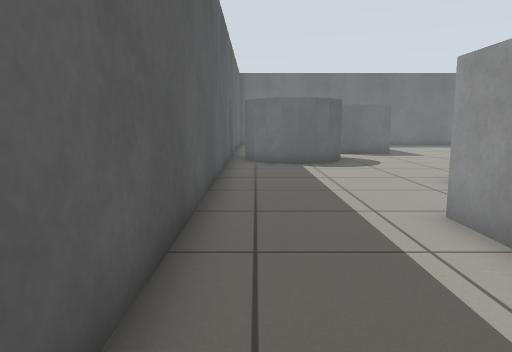
[1] (above)

20 first-person views from a walk through a robot-simulator world made for Gazebo. The camera is 0.72 m above the floor, tilts 8° down and sees 70° across. The floor is counted in squares, 0.5 m on a side. Each view is taken from the middle of a square. On the plan, view 1 faces up. The plan holds only what a view shows up to about 16 squares ahead; the rest is blank. The place goes on beyond the plan.

[2]
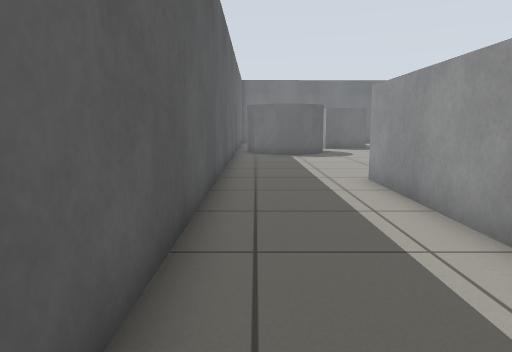

[3]
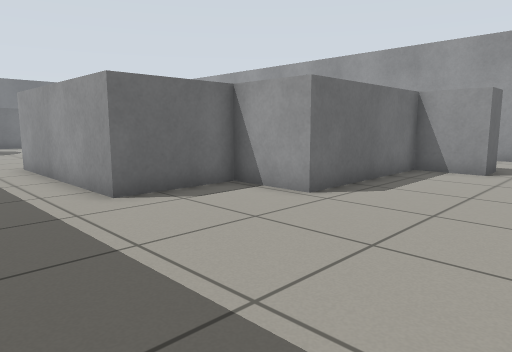

[4]
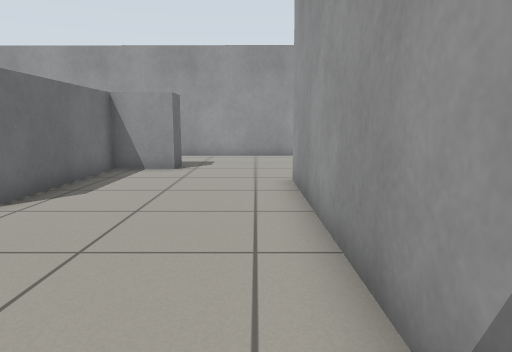

[5]
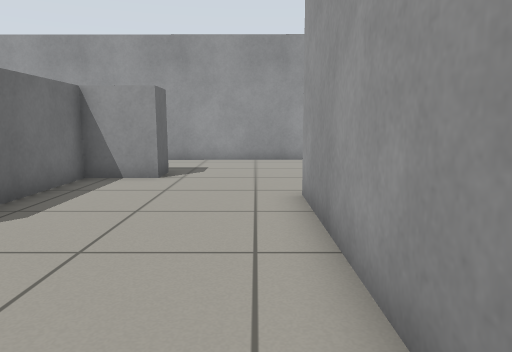

[6]
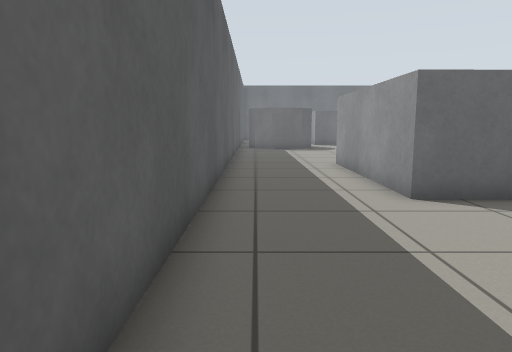

[7]
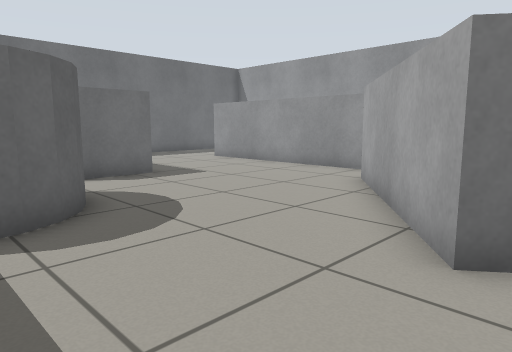

[8]
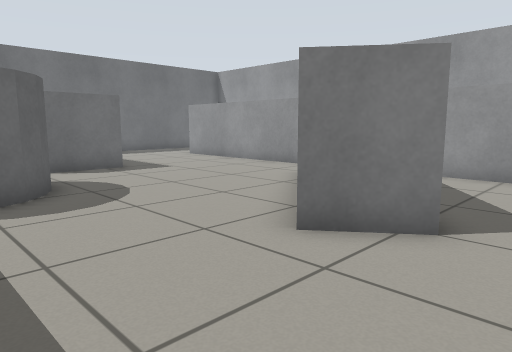

[9]
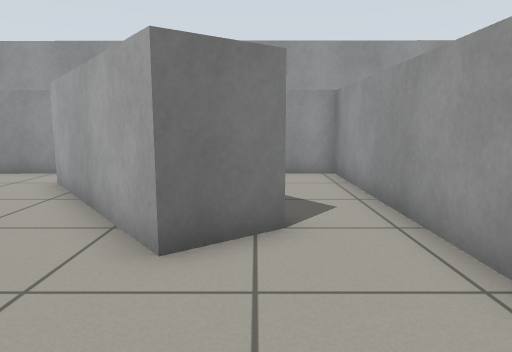

[10]
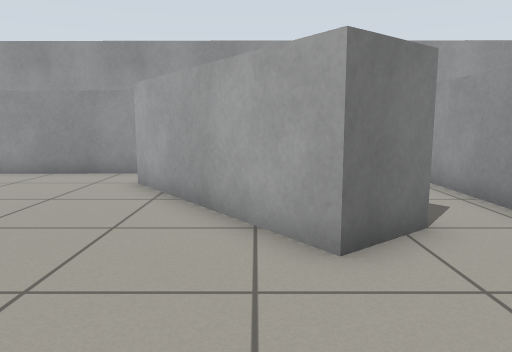

[11]
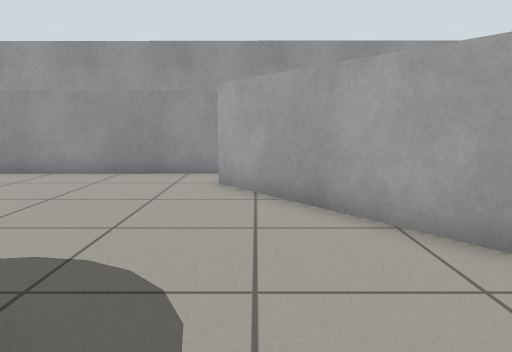

[12]
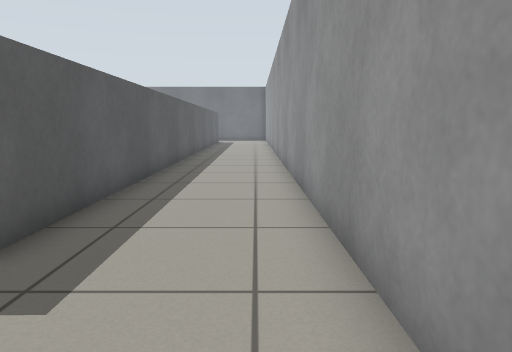

[13]
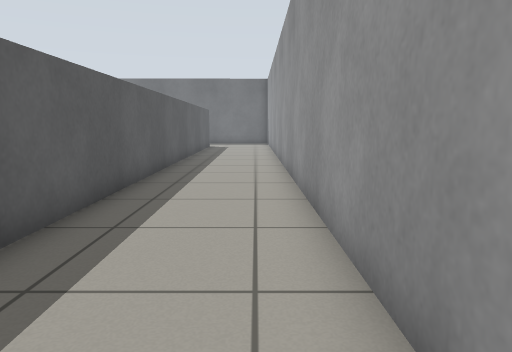

[14]
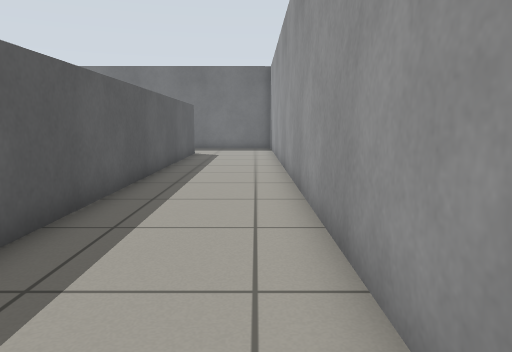

[15]
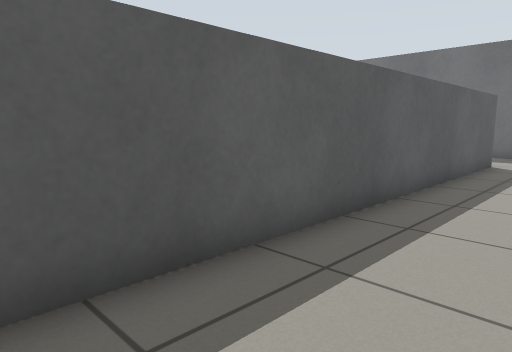

[16]
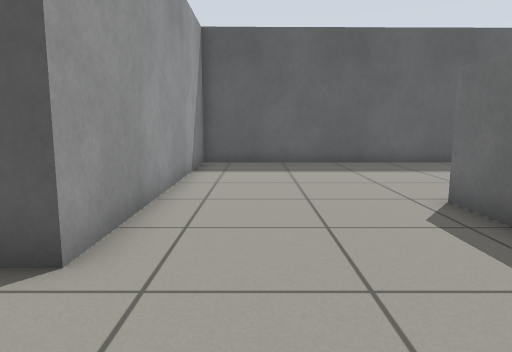

[17]
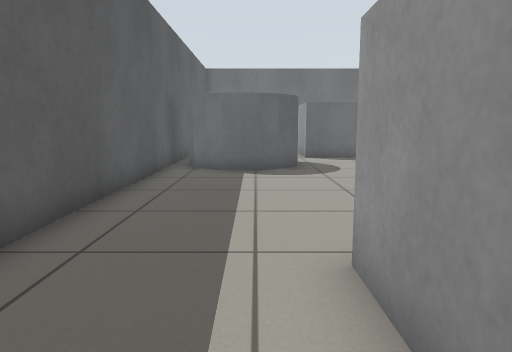

[18]
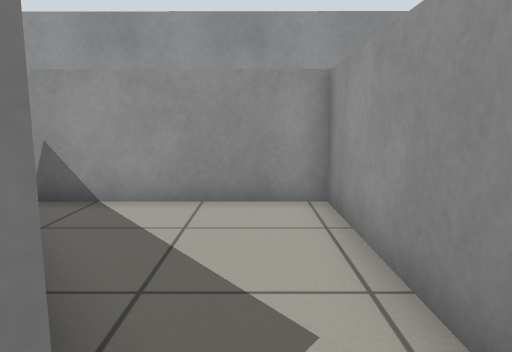

[19]
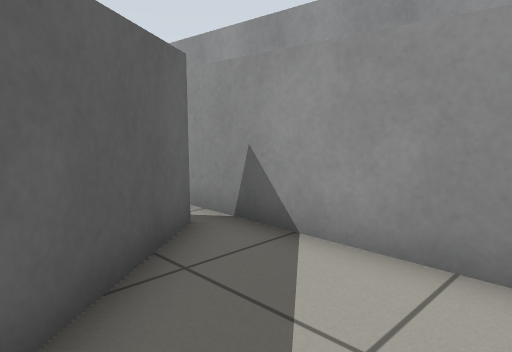

[20]
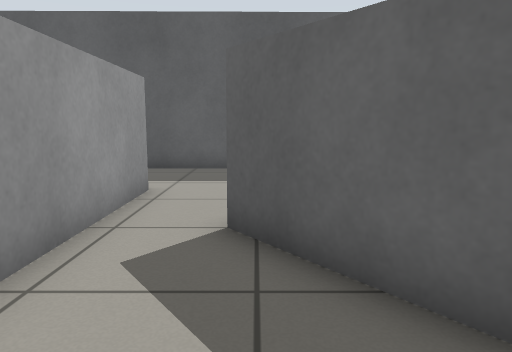

### Floor plan
Ten units are one square. View 1 is at (0, 0); x grows to the right and y downward. Boxes are objects, and circles mark ways between rooms. Rooms are numbered by the first view taken in them; rooms with no view inside come last. Other rooms are left out.
<svg viewBox="-16 -201 192 301">
<path fill="none" stroke="#000" d="M118 54 118 33 62 34 62 10 30 10 30 -56M-10 -74 -9 90 95 90 95 95M36 -155 35 -149 32 -143 27 -138 22 -136 16 -135 9 -136 4 -138 -1 -143M66 -180 41 -180M60 -76 49 -91 100 -130M-11 -149 -10 -74M118 -114 117 -196M30 -56 54 -56M131 53 118 54M171 95 169 -196M129 -196 130 50M111 -115 60 -76M54 -56 118 -57 118 -114"/>
<circle cx="10" cy="-67" r="3" fill="#2a7"/>
<circle cx="125" cy="75" r="3" fill="#2a7"/>
<circle cx="60" cy="-70" r="3" fill="#2a7"/>
<text x="40" y="30">1</text>
<text x="50" y="-130">2</text>
<text x="150" y="-40">3</text>
<text x="90" y="-80">4</text>
</svg>
Room 1 opens to room 2. Room 1 opens to room 3. Room 2 opens to room 4.

Where each view was taken, in squares from view 1:
view 1: 0 up, 0 right, facing up
view 2: 4 down, 0 right, facing up
view 3: 8 down, 0 right, facing up-right
view 4: 8 down, 0 right, facing right
view 5: 8 down, 2 right, facing right
view 6: 8 down, 0 right, facing up
view 7: 8 up, 1 right, facing up-right
view 8: 6 up, 1 right, facing up-right
view 9: 8 up, 1 right, facing right
view 10: 10 up, 1 right, facing right
view 11: 12 up, 1 right, facing right
view 12: 9 down, 16 right, facing up
view 13: 3 down, 16 right, facing up
view 14: 3 up, 16 right, facing up
view 15: 7 up, 16 right, facing up-left
view 16: 7 down, 13 right, facing left
view 17: 2 up, 2 right, facing up
view 18: 7 up, 5 right, facing right
view 19: 7 up, 8 right, facing up-right
view 20: 8 up, 11 right, facing left
